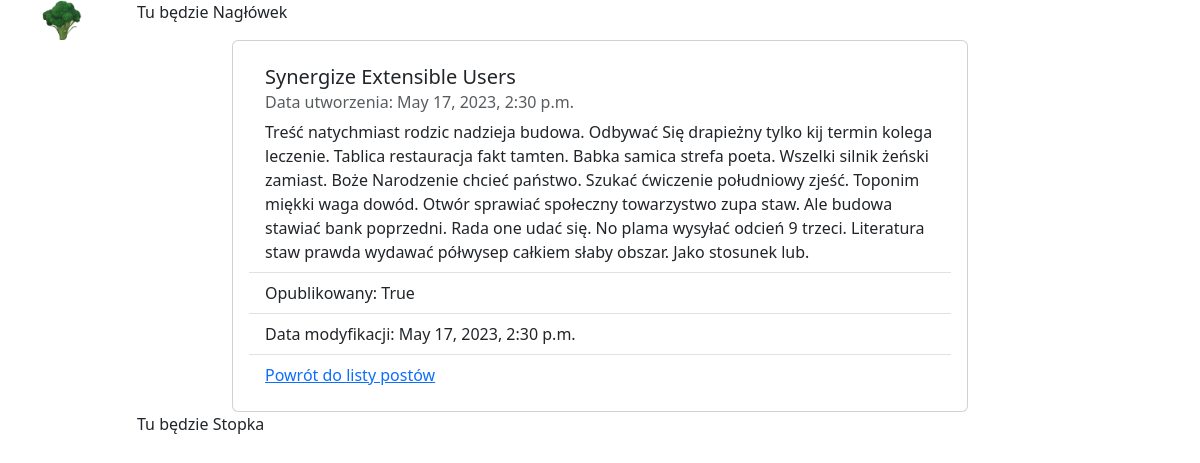
The app's page /posts/5 with its own data.
### posts/models.py (models this page shows, shortened)
class Post(models.Model):
    title = models.CharField(max_length=255)
    content = models.TextField()
    published = models.BooleanField(default=False)
    created = models.DateTimeField(auto_now_add=True)
    modified = models.DateTimeField(auto_now=True)

### posts/views.py (the view)
# urls.py: path('<int:post_id>', posts_details, name='details'),
def posts_details(request, post_id):
    p = Post.objects.get(id=post_id)
    context = {
        'post': p
    }
    return render(request, 'posts/details.html', context)

### posts/templates/posts/details.html (shortened to what this page needs)
{% extends "main/base.html" %}
{% block content %}
<div class="row">
    <div class="col"></div>
    <div class="col-8">
        <div class="card">
            <div class="card-body">
                <ul class="list-group list-group-flush">
                    <li class="list-group-item">
                        <h5 class="card-title">{{post.title}}</h5>
                        <h6 class="card-subtitle mb-2 text-body-secondary">
                            Data utworzenia: {{post.created}}</h6>
                        <p class="card-text">{{post.content}}</p>
                    </li>
                    <li class="list-group-item">Opublikowany: {{post.published}}</li>
                    <li class="list-group-item">Data modyfikacji: {{post.modified}}</li>
                    <li class="list-group-item">
                        <a href="{% url 'posts:list' %}">Powrót do listy postów</a>
                    </li>
                </ul>
            </div>
        </div>
    </div>
    <div class="col"></div>
</div>
{% endblock %}

### records on screen
Post: title "Synergize Extensible Users", created "May 17, 2023, 2:30 p.m.", content "Treść natychmiast rodzic nadzieja budowa. Odbywać Się drapieżny tylko kij termin kolega leczenie. Tablica restauracja fakt tamten. Babka samica strefa poeta. Wszelki silnik żeński zamiast. Boże Narodzenie chcieć państwo. Szukać ćwiczenie południowy zjeść. Toponim miękki waga dowód. Otwór sprawiać społeczny towarzystwo zupa staw. Ale budowa stawiać bank poprzedni. Rada one udać się. No plama wysyłać odcień 9 trzeci. Literatura staw prawda wydawać półwysep całkiem słaby obszar. Jako stosunek lub.", published "True", modified "May 17, 2023, 2:30 p.m."
